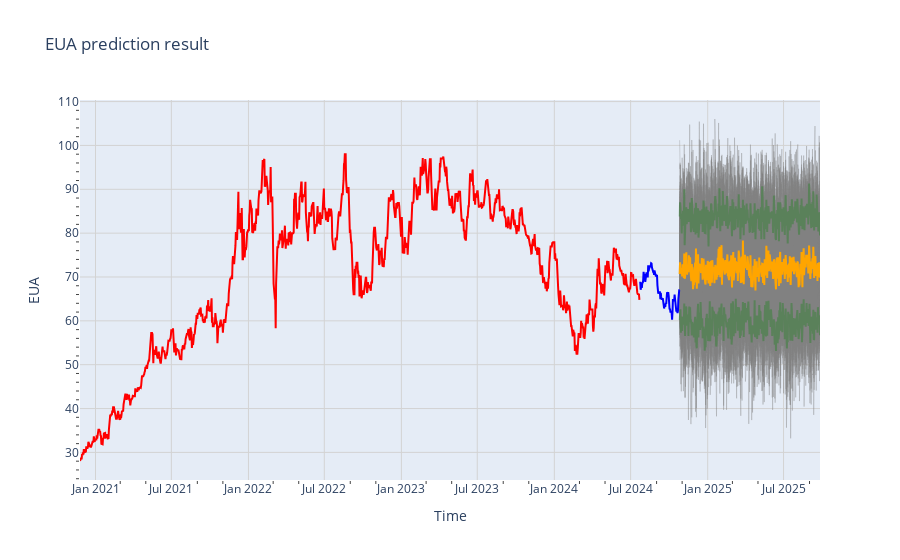

The notebook cell this image was saved under:
### Code cell
from script.post_processing import visual_recursive_future_prediction_plotly
visual_recursive_future_prediction_plotly(future_time, future_price_ensemble,
                                       train_test_split_date,
                                       df_all,
                                          
                                          index_of_data= 0, # 0 is EUA price
                                          name_of_data = 'EUA',
                                        decoration = {'xlabel': 'Time', 
                                                        'ylabel':'EUA', 
                                                        'title':'EUA prediction result',
                                                        'grid':'on'})

### Figure 1 — Plotly figure (JSON) as saved in the notebook; plotly's stock layout.template omitted (floating-point values rounded to 4 significant figures; data arrays with more than 128 entries replaced by an {"elided": "..."} marker saying what was removed)
{"data": [{"line": {"color": "gray", "width": 1}, "mode": "lines", "opacity": 0.3, "showlegend": false, "type": "scatter", "x": {"elided": "336 str values"}, "y": {"elided": "336 float values"}}, {"line": {"color": "gray", "width": 1}, "mode": "lines", "opacity": 0.3, "showlegend": false, "type": "scatter", "x": {"elided": "336 str values"}, "y": {"elided": "336 float values"}}, {"line": {"color": "gray", "width": 1}, "mode": "lines", "opacity": 0.3, "showlegend": false, "type": "scatter", "x": {"elided": "336 str values"}, "y": {"elided": "336 float values"}}, {"line": {"color": "gray", "width": 1}, "mode": "lines", "opacity": 0.3, "showlegend": false, "type": "scatter", "x": {"elided": "336 str values"}, "y": {"elided": "336 float values"}}, {"line": {"color": "gray", "width": 1}, "mode": "lines", "opacity": 0.3, "showlegend": false, "type": "scatter", "x": {"elided": "336 str values"}, "y": {"elided": "336 float values"}}, {"line": {"color": "gray", "width": 1}, "mode": "lines", "opacity": 0.3, "showlegend": false, "type": "scatter", "x": {"elided": "336 str values"}, "y": {"elided": "336 float values"}}, {"line": {"color": "gray", "width": 1}, "mode": "lines", "opacity": 0.3, "showlegend": false, "type": "scatter", "x": {"elided": "336 str values"}, "y": {"elided": "336 float values"}}, {"line": {"color": "gray", "width": 1}, "mode": "lines", "opacity": 0.3, "showlegend": false, "type": "scatter", "x": {"elided": "336 str values"}, "y": {"elided": "336 float values"}}, {"line": {"color": "gray", "width": 1}, "mode": "lines", "opacity": 0.3, "showlegend": false, "type": "scatter", "x": {"elided": "336 str values"}, "y": {"elided": "336 float values"}}, {"line": {"color": "gray", "width": 1}, "mode": "lines", "opacity": 0.3, "showlegend": false, "type": "scatter", "x": {"elided": "336 str values"}, "y": {"elided": "336 float values"}}, {"line": {"color": "gray", "width": 1}, "mode": "lines", "opacity": 0.3, "showlegend": false, "type": "scatter", "x": {"elided": "336 str values"}, "y": {"elided": "336 float values"}}, {"line": {"color": "gray", "width": 1}, "mode": "lines", "opacity": 0.3, "showlegend": false, "type": "scatter", "x": {"elided": "336 str values"}, "y": {"elided": "336 float values"}}, {"line": {"color": "gray", "width": 1}, "mode": "lines", "opacity": 0.3, "showlegend": false, "type": "scatter", "x": {"elided": "336 str values"}, "y": {"elided": "336 float values"}}, {"line": {"color": "gray", "width": 1}, "mode": "lines", "opacity": 0.3, "showlegend": false, "type": "scatter", "x": {"elided": "336 str values"}, "y": {"elided": "336 float values"}}, {"line": {"color": "gray", "width": 1}, "mode": "lines", "opacity": 0.3, "showlegend": false, "type": "scatter", "x": {"elided": "336 str values"}, "y": {"elided": "336 float values"}}, {"line": {"color": "gray", "width": 1}, "mode": "lines", "opacity": 0.3, "showlegend": false, "type": "scatter", "x": {"elided": "336 str values"}, "y": {"elided": "336 float values"}}, {"line": {"color": "gray", "width": 1}, "mode": "lines", "opacity": 0.3, "showlegend": false, "type": "scatter", "x": {"elided": "336 str values"}, "y": {"elided": "336 float values"}}, {"line": {"color": "gray", "width": 1}, "mode": "lines", "opacity": 0.3, "showlegend": false, "type": "scatter", "x": {"elided": "336 str values"}, "y": {"elided": "336 float values"}}, {"line": {"color": "gray", "width": 1}, "mode": "lines", "opacity": 0.3, "showlegend": false, "type": "scatter", "x": {"elided": "336 str values"}, "y": {"elided": "336 float values"}}, {"line": {"color": "gray", "width": 1}, "mode": "lines", "opacity": 0.3, "showlegend": false, "type": "scatter", "x": {"elided": "336 str values"}, "y": {"elided": "336 float values"}}, {"line": {"color": "gray", "width": 1}, "mode": "lines", "opacity": 0.3, "showlegend": false, "type": "scatter", "x": {"elided": "336 str values"}, "y": {"elided": "336 float values"}}, {"line": {"color": "gray", "width": 1}, "mode": "lines", "opacity": 0.3, "showlegend": false, "type": "scatter", "x": {"elided": "336 str values"}, "y": {"elided": "336 float values"}}, {"line": {"color": "gray", "width": 1}, "mode": "lines", "opacity": 0.3, "showlegend": false, "type": "scatter", "x": {"elided": "336 str values"}, "y": {"elided": "336 float values"}}, {"line": {"color": "gray", "width": 1}, "mode": "lines", "opacity": 0.3, "showlegend": false, "type": "scatter", "x": {"elided": "336 str values"}, "y": {"elided": "336 float values"}}, {"line": {"color": "gray", "width": 1}, "mode": "lines", "opacity": 0.3, "showlegend": false, "type": "scatter", "x": {"elided": "336 str values"}, "y": {"elided": "336 float values"}}, {"line": {"color": "gray", "width": 1}, "mode": "lines", "opacity": 0.3, "showlegend": false, "type": "scatter", "x": {"elided": "336 str values"}, "y": {"elided": "336 float values"}}, {"line": {"color": "gray", "width": 1}, "mode": "lines", "opacity": 0.3, "showlegend": false, "type": "scatter", "x": {"elided": "336 str values"}, "y": {"elided": "336 float values"}}, {"line": {"color": "gray", "width": 1}, "mode": "lines", "opacity": 0.3, "showlegend": false, "type": "scatter", "x": {"elided": "336 str values"}, "y": {"elided": "336 float values"}}, {"line": {"color": "gray", "width": 1}, "mode": "lines", "opacity": 0.3, "showlegend": false, "type": "scatter", "x": {"elided": "336 str values"}, "y": {"elided": "336 float values"}}, {"line": {"color": "gray", "width": 1}, "mode": "lines", "opacity": 0.3, "showlegend": false, "type": "scatter", "x": {"elided": "336 str values"}, "y": {"elided": "336 float values"}}, {"line": {"color": "gray", "width": 1}, "mode": "lines", "opacity": 0.3, "showlegend": false, "type": "scatter", "x": {"elided": "336 str values"}, "y": {"elided": "336 float values"}}, {"line": {"color": "gray", "width": 1}, "mode": "lines", "opacity": 0.3, "showlegend": false, "type": "scatter", "x": {"elided": "336 str values"}, "y": {"elided": "336 float values"}}, {"line": {"color": "gray", "width": 1}, "mode": "lines", "opacity": 0.3, "showlegend": false, "type": "scatter", "x": {"elided": "336 str values"}, "y": {"elided": "336 float values"}}, {"line": {"color": "gray", "width": 1}, "mode": "lines", "opacity": 0.3, "showlegend": false, "type": "scatter", "x": {"elided": "336 str values"}, "y": {"elided": "336 float values"}}, {"line": {"color": "gray", "width": 1}, "mode": "lines", "opacity": 0.3, "showlegend": false, "type": "scatter", "x": {"elided": "336 str values"}, "y": {"elided": "336 float values"}}, {"line": {"color": "gray", "width": 1}, "mode": "lines", "opacity": 0.3, "showlegend": false, "type": "scatter", "x": {"elided": "336 str values"}, "y": {"elided": "336 float values"}}, {"line": {"color": "gray", "width": 1}, "mode": "lines", "opacity": 0.3, "showlegend": false, "type": "scatter", "x": {"elided": "336 str values"}, "y": {"elided": "336 float values"}}, {"line": {"color": "gray", "width": 1}, "mode": "lines", "opacity": 0.3, "showlegend": false, "type": "scatter", "x": {"elided": "336 str values"}, "y": {"elided": "336 float values"}}, {"line": {"color": "gray", "width": 1}, "mode": "lines", "opacity": 0.3, "showlegend": false, "type": "scatter", "x": {"elided": "336 str values"}, "y": {"elided": "336 float values"}}, {"line": {"color": "gray", "width": 1}, "mode": "lines", "opacity": 0.3, "showlegend": false, "type": "scatter", "x": {"elided": "336 str values"}, "y": {"elided": "336 float values"}}, {"line": {"color": "gray", "width": 1}, "mode": "lines", "opacity": 0.3, "showlegend": false, "type": "scatter", "x": {"elided": "336 str values"}, "y": {"elided": "336 float values"}}, {"line": {"color": "gray", "width": 1}, "mode": "lines", "opacity": 0.3, "showlegend": false, "type": "scatter", "x": {"elided": "336 str values"}, "y": {"elided": "336 float values"}}, {"line": {"color": "gray", "width": 1}, "mode": "lines", "opacity": 0.3, "showlegend": false, "type": "scatter", "x": {"elided": "336 str values"}, "y": {"elided": "336 float values"}}, {"line": {"color": "gray", "width": 1}, "mode": "lines", "opacity": 0.3, "showlegend": false, "type": "scatter", "x": {"elided": "336 str values"}, "y": {"elided": "336 float values"}}, {"line": {"color": "gray", "width": 1}, "mode": "lines", "opacity": 0.3, "showlegend": false, "type": "scatter", "x": {"elided": "336 str values"}, "y": {"elided": "336 float values"}}, {"line": {"color": "gray", "width": 1}, "mode": "lines", "opacity": 0.3, "showlegend": false, "type": "scatter", "x": {"elided": "336 str values"}, "y": {"elided": "336 float values"}}, {"line": {"color": "gray", "width": 1}, "mode": "lines", "opacity": 0.3, "showlegend": false, "type": "scatter", "x": {"elided": "336 str values"}, "y": {"elided": "336 float values"}}, {"line": {"color": "gray", "width": 1}, "mode": "lines", "opacity": 0.3, "showlegend": false, "type": "scatter", "x": {"elided": "336 str values"}, "y": {"elided": "336 float values"}}, {"line": {"color": "gray", "width": 1}, "mode": "lines", "opacity": 0.3, "showlegend": false, "type": "scatter", "x": {"elided": "336 str values"}, "y": {"elided": "336 float values"}}, {"line": {"color": "gray", "width": 1}, "mode": "lines", "opacity": 0.3, "showlegend": false, "type": "scatter", "x": {"elided": "336 str values"}, "y": {"elided": "336 float values"}}, {"line": {"color": "gray", "width": 1}, "mode": "lines", "opacity": 0.3, "showlegend": false, "type": "scatter", "x": {"elided": "336 str values"}, "y": {"elided": "336 float values"}}, {"line": {"color": "gray", "width": 1}, "mode": "lines", "opacity": 0.3, "showlegend": false, "type": "scatter", "x": {"elided": "336 str values"}, "y": {"elided": "336 float values"}}, {"line": {"color": "gray", "width": 1}, "mode": "lines", "opacity": 0.3, "showlegend": false, "type": "scatter", "x": {"elided": "336 str values"}, "y": {"elided": "336 float values"}}, {"line": {"color": "gray", "width": 1}, "mode": "lines", "opacity": 0.3, "showlegend": false, "type": "scatter", "x": {"elided": "336 str values"}, "y": {"elided": "336 float values"}}, {"line": {"color": "gray", "width": 1}, "mode": "lines", "opacity": 0.3, "showlegend": false, "type": "scatter", "x": {"elided": "336 str values"}, "y": {"elided": "336 float values"}}, {"line": {"color": "gray", "width": 1}, "mode": "lines", "opacity": 0.3, "showlegend": false, "type": "scatter", "x": {"elided": "336 str values"}, "y": {"elided": "336 float values"}}, {"line": {"color": "gray", "width": 1}, "mode": "lines", "opacity": 0.3, "showlegend": false, "type": "scatter", "x": {"elided": "336 str values"}, "y": {"elided": "336 float values"}}, {"line": {"color": "gray", "width": 1}, "mode": "lines", "opacity": 0.3, "showlegend": false, "type": "scatter", "x": {"elided": "336 str values"}, "y": {"elided": "336 float values"}}, {"line": {"color": "gray", "width": 1}, "mode": "lines", "opacity": 0.3, "showlegend": false, "type": "scatter", "x": {"elided": "336 str values"}, "y": {"elided": "336 float values"}}, {"line": {"color": "gray", "width": 1}, "mode": "lines", "opacity": 0.3, "showlegend": false, "type": "scatter", "x": {"elided": "336 str values"}, "y": {"elided": "336 float values"}}, {"line": {"color": "gray", "width": 1}, "mode": "lines", "opacity": 0.3, "showlegend": false, "type": "scatter", "x": {"elided": "336 str values"}, "y": {"elided": "336 float values"}}, {"line": {"color": "gray", "width": 1}, "mode": "lines", "opacity": 0.3, "showlegend": false, "type": "scatter", "x": {"elided": "336 str values"}, "y": {"elided": "336 float values"}}, {"line": {"color": "gray", "width": 1}, "mode": "lines", "opacity": 0.3, "showlegend": false, "type": "scatter", "x": {"elided": "336 str values"}, "y": {"elided": "336 float values"}}, {"line": {"color": "gray", "width": 1}, "mode": "lines", "opacity": 0.3, "showlegend": false, "type": "scatter", "x": {"elided": "336 str values"}, "y": {"elided": "336 float values"}}, {"line": {"color": "gray", "width": 1}, "mode": "lines", "opacity": 0.3, "showlegend": false, "type": "scatter", "x": {"elided": "336 str values"}, "y": {"elided": "336 float values"}}, {"line": {"color": "gray", "width": 1}, "mode": "lines", "opacity": 0.3, "showlegend": false, "type": "scatter", "x": {"elided": "336 str values"}, "y": {"elided": "336 float values"}}, {"line": {"color": "gray", "width": 1}, "mode": "lines", "opacity": 0.3, "showlegend": false, "type": "scatter", "x": {"elided": "336 str values"}, "y": {"elided": "336 float values"}}, {"line": {"color": "gray", "width": 1}, "mode": "lines", "opacity": 0.3, "showlegend": false, "type": "scatter", "x": {"elided": "336 str values"}, "y": {"elided": "336 float values"}}, {"line": {"color": "gray", "width": 1}, "mode": "lines", "opacity": 0.3, "showlegend": false, "type": "scatter", "x": {"elided": "336 str values"}, "y": {"elided": "336 float values"}}, {"line": {"color": "gray", "width": 1}, "mode": "lines", "opacity": 0.3, "showlegend": false, "type": "scatter", "x": {"elided": "336 str values"}, "y": {"elided": "336 float values"}}, {"line": {"color": "gray", "width": 1}, "mode": "lines", "opacity": 0.3, "showlegend": false, "type": "scatter", "x": {"elided": "336 str values"}, "y": {"elided": "336 float values"}}, {"line": {"color": "gray", "width": 1}, "mode": "lines", "opacity": 0.3, "showlegend": false, "type": "scatter", "x": {"elided": "336 str values"}, "y": {"elided": "336 float values"}}, {"line": {"color": "gray", "width": 1}, "mode": "lines", "opacity": 0.3, "showlegend": false, "type": "scatter", "x": {"elided": "336 str values"}, "y": {"elided": "336 float values"}}, {"line": {"color": "gray", "width": 1}, "mode": "lines", "opacity": 0.3, "showlegend": false, "type": "scatter", "x": {"elided": "336 str values"}, "y": {"elided": "336 float values"}}, {"line": {"color": "gray", "width": 1}, "mode": "lines", "opacity": 0.3, "showlegend": false, "type": "scatter", "x": {"elided": "336 str values"}, "y": {"elided": "336 float values"}}, {"line": {"color": "gray", "width": 1}, "mode": "lines", "opacity": 0.3, "showlegend": false, "type": "scatter", "x": {"elided": "336 str values"}, "y": {"elided": "336 float values"}}, {"line": {"color": "gray", "width": 1}, "mode": "lines", "opacity": 0.3, "showlegend": false, "type": "scatter", "x": {"elided": "336 str values"}, "y": {"elided": "336 float values"}}, {"line": {"color": "gray", "width": 1}, "mode": "lines", "opacity": 0.3, "showlegend": false, "type": "scatter", "x": {"elided": "336 str values"}, "y": {"elided": "336 float values"}}, {"line": {"color": "gray", "width": 1}, "mode": "lines", "opacity": 0.3, "showlegend": false, "type": "scatter", "x": {"elided": "336 str values"}, "y": {"elided": "336 float values"}}, {"line": {"color": "gray", "width": 1}, "mode": "lines", "opacity": 0.3, "showlegend": false, "type": "scatter", "x": {"elided": "336 str values"}, "y": {"elided": "336 float values"}}, {"line": {"color": "gray", "width": 1}, "mode": "lines", "opacity": 0.3, "showlegend": false, "type": "scatter", "x": {"elided": "336 str values"}, "y": {"elided": "336 float values"}}, {"line": {"color": "gray", "width": 1}, "mode": "lines", "opacity": 0.3, "showlegend": false, "type": "scatter", "x": {"elided": "336 str values"}, "y": {"elided": "336 float values"}}, {"line": {"color": "gray", "width": 1}, "mode": "lines", "opacity": 0.3, "showlegend": false, "type": "scatter", "x": {"elided": "336 str values"}, "y": {"elided": "336 float values"}}, {"line": {"color": "gray", "width": 1}, "mode": "lines", "opacity": 0.3, "showlegend": false, "type": "scatter", "x": {"elided": "336 str values"}, "y": {"elided": "336 float values"}}, {"line": {"color": "gray", "width": 1}, "mode": "lines", "opacity": 0.3, "showlegend": false, "type": "scatter", "x": {"elided": "336 str values"}, "y": {"elided": "336 float values"}}, {"line": {"color": "gray", "width": 1}, "mode": "lines", "opacity": 0.3, "showlegend": false, "type": "scatter", "x": {"elided": "336 str values"}, "y": {"elided": "336 float values"}}, {"line": {"color": "gray", "width": 1}, "mode": "lines", "opacity": 0.3, "showlegend": false, "type": "scatter", "x": {"elided": "336 str values"}, "y": {"elided": "336 float values"}}, {"line": {"color": "gray", "width": 1}, "mode": "lines", "opacity": 0.3, "showlegend": false, "type": "scatter", "x": {"elided": "336 str values"}, "y": {"elided": "336 float values"}}, {"line": {"color": "gray", "width": 1}, "mode": "lines", "opacity": 0.3, "showlegend": false, "type": "scatter", "x": {"elided": "336 str values"}, "y": {"elided": "336 float values"}}, {"line": {"color": "gray", "width": 1}, "mode": "lines", "opacity": 0.3, "showlegend": false, "type": "scatter", "x": {"elided": "336 str values"}, "y": {"elided": "336 float values"}}, {"line": {"color": "gray", "width": 1}, "mode": "lines", "opacity": 0.3, "showlegend": false, "type": "scatter", "x": {"elided": "336 str values"}, "y": {"elided": "336 float values"}}, {"line": {"color": "gray", "width": 1}, "mode": "lines", "opacity": 0.3, "showlegend": false, "type": "scatter", "x": {"elided": "336 str values"}, "y": {"elided": "336 float values"}}, {"line": {"color": "gray", "width": 1}, "mode": "lines", "opacity": 0.3, "showlegend": false, "type": "scatter", "x": {"elided": "336 str values"}, "y": {"elided": "336 float values"}}, {"line": {"color": "gray", "width": 1}, "mode": "lines", "opacity": 0.3, "showlegend": false, "type": "scatter", "x": {"elided": "336 str values"}, "y": {"elided": "336 float values"}}, {"line": {"color": "gray", "width": 1}, "mode": "lines", "opacity": 0.3, "showlegend": false, "type": "scatter", "x": {"elided": "336 str values"}, "y": {"elided": "336 float values"}}, {"line": {"color": "gray", "width": 1}, "mode": "lines", "opacity": 0.3, "showlegend": false, "type": "scatter", "x": {"elided": "336 str values"}, "y": {"elided": "336 float values"}}, {"line": {"color": "gray", "width": 1}, "mode": "lines", "opacity": 0.3, "showlegend": false, "type": "scatter", "x": {"elided": "336 str values"}, "y": {"elided": "336 float values"}}, {"line": {"color": "gray", "width": 1}, "mode": "lines", "opacity": 0.3, "showlegend": false, "type": "scatter", "x": {"elided": "336 str values"}, "y": {"elided": "336 float values"}}, {"line": {"color": "gray", "width": 1}, "mode": "lines", "opacity": 0.3, "showlegend": false, "type": "scatter", "x": {"elided": "336 str values"}, "y": {"elided": "336 float values"}}, {"line": {"color": "gray", "width": 1}, "mode": "lines", "opacity": 0.3, "showlegend": false, "type": "scatter", "x": {"elided": "336 str values"}, "y": {"elided": "336 float values"}}, {"line": {"color": "orange"}, "mode": "lines", "name": "P50", "type": "scatter", "x": {"elided": "336 str values"}, "y": {"elided": "336 float values"}}, {"line": {"color": "green"}, "mode": "lines", "name": "P10", "opacity": 0.3, "type": "scatter", "x": {"elided": "336 str values"}, "y": {"elided": "336 float values"}}, {"line": {"color": "green"}, "mode": "lines", "name": "P90", "opacity": 0.3, "type": "scatter", "x": {"elided": "336 str values"}, "y": {"elided": "336 float values"}}, {"line": {"color": "red"}, "mode": "lines", "name": "History (train)", "type": "scatter", "x": {"elided": "1336 str values"}, "y": {"elided": "1336 float values"}}, {"line": {"color": "blue"}, "mode": "lines", "name": "History (validation)", "type": "scatter", "x": ["2024-07-24T00:00:00", "2024-07-25T00:00:00", "2024-07-26T00:00:00", "2024-07-27T00:00:00", "2024-07-28T00:00:00", "2024-07-29T00:00:00", "2024-07-30T00:00:00", "2024-07-31T00:00:00", "2024-08-01T00:00:00", "2024-08-02T00:00:00", "2024-08-03T00:00:00", "2024-08-04T00:00:00", "2024-08-05T00:00:00", "2024-08-06T00:00:00", "2024-08-07T00:00:00", "2024-08-08T00:00:00", "2024-08-09T00:00:00", "2024-08-10T00:00:00", "2024-08-11T00:00:00", "2024-08-12T00:00:00", "2024-08-13T00:00:00", "2024-08-14T00:00:00", "2024-08-15T00:00:00", "2024-08-16T00:00:00", "2024-08-17T00:00:00", "2024-08-18T00:00:00", "2024-08-19T00:00:00", "2024-08-20T00:00:00", "2024-08-21T00:00:00", "2024-08-22T00:00:00", "2024-08-23T00:00:00", "2024-08-24T00:00:00", "2024-08-25T00:00:00", "2024-08-26T00:00:00", "2024-08-27T00:00:00", "2024-08-28T00:00:00", "2024-08-29T00:00:00", "2024-08-30T00:00:00", "2024-08-31T00:00:00", "2024-09-01T00:00:00", "2024-09-02T00:00:00", "2024-09-03T00:00:00", "2024-09-04T00:00:00", "2024-09-05T00:00:00", "2024-09-06T00:00:00", "2024-09-07T00:00:00", "2024-09-08T00:00:00", "2024-09-09T00:00:00", "2024-09-10T00:00:00", "2024-09-11T00:00:00", "2024-09-12T00:00:00", "2024-09-13T00:00:00", "2024-09-14T00:00:00", "2024-09-15T00:00:00", "2024-09-16T00:00:00", "2024-09-17T00:00:00", "2024-09-18T00:00:00", "2024-09-19T00:00:00", "2024-09-20T00:00:00", "2024-09-21T00:00:00", "2024-09-22T00:00:00", "2024-09-23T00:00:00", "2024-09-24T00:00:00", "2024-09-25T00:00:00", "2024-09-26T00:00:00", "2024-09-27T00:00:00", "2024-09-28T00:00:00", "2024-09-29T00:00:00", "2024-09-30T00:00:00", "2024-10-01T00:00:00", "2024-10-02T00:00:00", "2024-10-03T00:00:00", "2024-10-04T00:00:00", "2024-10-05T00:00:00", "2024-10-06T00:00:00", "2024-10-07T00:00:00", "2024-10-08T00:00:00", "2024-10-09T00:00:00", "2024-10-10T00:00:00", "2024-10-11T00:00:00", "2024-10-12T00:00:00", "2024-10-13T00:00:00", "2024-10-14T00:00:00", "2024-10-15T00:00:00", "2024-10-16T00:00:00", "2024-10-17T00:00:00", "2024-10-18T00:00:00", "2024-10-19T00:00:00", "2024-10-20T00:00:00", "2024-10-21T00:00:00", "2024-10-22T00:00:00", "2024-10-23T00:00:00", "2024-10-24T00:00:00", "2024-10-25T00:00:00", "2024-10-26T00:00:00"], "y": [68.9, 67.08, 67.71, 67.71, 67.71, 68.78, 68.58, 69.24, 71.17, 70.44, 70.44, 70.44, 68.86, 69.92, 70.57, 71.06, 70.14, 70.14, 70.14, 72.65, 71.29, 71.87, 72.11, 72.52, 72.52, 72.52, 73.14, 73.07, 72.14, 71.57, 71.13, 71.13, 71.13, 70.49, 71.49, 70.77, 71.06, 70.3, 70.3, 70.3, 70.43, 68.16, 67, 66.2, 66.5, 66.5, 66.5, 66.52, 64.92, 66.4, 65.45, 64.99, 64.99, 64.99, 64.99, 64.34, 63.7, 62.82, 63.39, 63.39, 63.39, 64.1, 63.87, 65.24, 66.52, 66.33, 66.33, 66.33, 65.56, 63.61, 62.6, 62.76, 62.05, 62.05, 62.05, 61.76, 60.29, 62.01, 65, 64.62, 64.62, 64.62, 65.97, 65.09, 63.03, 62.98, 62.28, 62.28, 62.28, 61.76, 62.25, 64.89, 66.63, 66.97, 66.97]}], "layout": {"showlegend": false, "title": {"text": "EUA prediction result"}, "xaxis": {"gridcolor": "lightgray", "minor": {"ticks": "outside"}, "showgrid": true, "title": {"text": "Time"}}, "yaxis": {"gridcolor": "lightgray", "minor": {"ticks": "outside"}, "showgrid": true, "title": {"text": "EUA"}}}}
